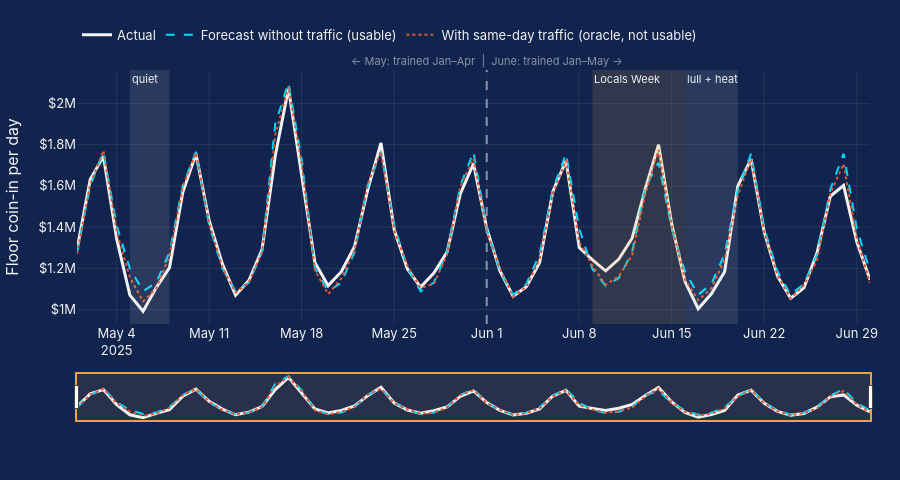

Here is the notebook cell this chart was saved with:
### Markdown cell above
## 10. What if we knew foot traffic? (oracle — NOT usable for forecasting)
Same-day zone entries are an **outcome**: they're only known after the day, so they can't be a forecast input (leakage). This section shows how much of the trough-day misses traffic *would* explain, to diagnose them, not to forecast.
- **June test:** gradient boosting (bank + game + weekday + event class) with and without same-day zone traffic, trained January–May.
- **May 6:** the same comparison with a model trained January–April and tested on May, since May is inside this notebook's training period.

### Code cell
# Oracle experiment: add same-day zone traffic (coverage-adjusted) and see what it fixes. NOT a usable forecast input.
def gbm_fit_predict(tr_df, te_df, cats, nums):
    prep = ColumnTransformer([("cat", OneHotEncoder(handle_unknown="ignore", sparse_output=False), cats),
                              ("num", "passthrough", nums)])
    pipe = make_pipeline(prep, HistGradientBoostingRegressor(max_iter=300, learning_rate=0.05, random_state=0))
    pipe.fit(tr_df[cats + nums], tr_df["y"])
    av = tr_df.groupby("machine_id")["available_hours"].sum() / tr_df.groupby("machine_id")["scheduled_hours"].sum()
    hrs = te_df["scheduled_hours"] * te_df["machine_id"].map(av).fillna(av.mean())
    return np.expm1(pipe.predict(te_df[cats + nums])) * hrs

base_cats = ["local_weekday", "theme", "bank_id", "event_class"]
runs = {"no traffic": [], "with same-day traffic (oracle)": ["zone_traffic"]}

def daily_compare(tr_df, te_df):
    out = te_df.groupby("date")[["coin_in_usd"]].sum()
    for name, nums in runs.items():
        out[name] = te_df.assign(p=gbm_fit_predict(tr_df, te_df, base_cats, nums)).groupby("date")["p"].sum()
    return out

june_cmp = daily_compare(train, test)
may_cmp  = daily_compare(d[d["date"] < "2025-05-01"], d[(d["date"] >= "2025-05-01") & (d["date"] < "2025-06-01")])

for label, cmp_ in [(f"{TEST_LABEL} (trained Jan–May)", june_cmp), ("May (trained Jan–Apr)", may_cmp)]:
    maes = {k: (cmp_[k] - cmp_["coin_in_usd"]).abs().mean() for k in runs}
    print(f"{label:28}  floor MAE  no traffic ${maes['no traffic']:,.0f}   with traffic ${maes['with same-day traffic (oracle)']:,.0f}")

trough_days = ["2025-05-05", "2025-05-06", "2025-05-07", "2025-06-10", "2025-06-11", "2025-06-16", "2025-06-17", "2025-06-18", "2025-06-19"]
both = pd.concat([may_cmp, june_cmp])
tbl_t = both.loc[pd.to_datetime(trough_days)].copy()
for k in runs:
    tbl_t[f"{k} error"] = tbl_t[k] / tbl_t["coin_in_usd"] - 1
tbl_t.index = tbl_t.index.strftime("%a %b %d")
print("\nTrough days: forecast error with and without same-day traffic")
display(tbl_t[[f"{k} error" for k in runs]].map(lambda v: f"{v:+.1%}"))

# One continuous timeline, May 1 – June 30 (single x-axis, so it gets a zoom slider)
tl = pd.concat([may_cmp, june_cmp]).sort_index()
fig = go.Figure()
fig.add_scatter(x=tl.index, y=tl["coin_in_usd"], name="Actual", line=dict(color=WHITE, width=3))
fig.add_scatter(x=tl.index, y=tl["no traffic"], name="Forecast without traffic (usable)",
                line=dict(color=CYAN, dash="dash", width=2))
fig.add_scatter(x=tl.index, y=tl["with same-day traffic (oracle)"], name="With same-day traffic (oracle, not usable)",
                line=dict(color=RED, dash="dot", width=2))
fig.add_vrect(x0=pd.Timestamp("2025-05-05"), x1=pd.Timestamp("2025-05-08"), fillcolor="lightgray", opacity=0.12, line_width=0,
              annotation_text="quiet", annotation_position="top left", annotation_font_size=11)
fig.add_vrect(x0=pd.Timestamp("2025-06-09"), x1=pd.Timestamp("2025-06-16"), fillcolor=GOLD, opacity=0.15, line_width=0,
              annotation_text="Locals Week", annotation_position="top left", annotation_font_size=11)
fig.add_vrect(x0=pd.Timestamp("2025-06-16"), x1=pd.Timestamp("2025-06-20"), fillcolor="lightgray", opacity=0.12, line_width=0,
              annotation_text="lull + heat", annotation_position="top left", annotation_font_size=11)
date_line(fig, "2025-06-01", "← May: trained Jan–Apr  |  June: trained Jan–May →", color=GREY)
fig.update_layout(yaxis_title="Floor coin-in per day", yaxis_tickprefix="$", hovermode="x unified",
                  margin=dict(t=70), legend=dict(orientation="h", x=0, y=1.08, yanchor="bottom"))
save(fig, "traffic_oracle", height=480)

### Figure 1 — Plotly figure (JSON) as saved in the notebook; plotly's stock layout.template omitted (floating-point values rounded to 4 significant figures)
{"data": [{"line": {"color": "#F2F2F2", "width": 3}, "name": "Actual", "type": "scatter", "x": ["2025-05-01T00:00:00", "2025-05-02T00:00:00", "2025-05-03T00:00:00", "2025-05-04T00:00:00", "2025-05-05T00:00:00", "2025-05-06T00:00:00", "2025-05-07T00:00:00", "2025-05-08T00:00:00", "2025-05-09T00:00:00", "2025-05-10T00:00:00", "2025-05-11T00:00:00", "2025-05-12T00:00:00", "2025-05-13T00:00:00", "2025-05-14T00:00:00", "2025-05-15T00:00:00", "2025-05-16T00:00:00", "2025-05-17T00:00:00", "2025-05-18T00:00:00", "2025-05-19T00:00:00", "2025-05-20T00:00:00", "2025-05-21T00:00:00", "2025-05-22T00:00:00", "2025-05-23T00:00:00", "2025-05-24T00:00:00", "2025-05-25T00:00:00", "2025-05-26T00:00:00", "2025-05-27T00:00:00", "2025-05-28T00:00:00", "2025-05-29T00:00:00", "2025-05-30T00:00:00", "2025-05-31T00:00:00", "2025-06-01T00:00:00", "2025-06-02T00:00:00", "2025-06-03T00:00:00", "2025-06-04T00:00:00", "2025-06-05T00:00:00", "2025-06-06T00:00:00", "2025-06-07T00:00:00", "2025-06-08T00:00:00", "2025-06-09T00:00:00", "2025-06-10T00:00:00", "2025-06-11T00:00:00", "2025-06-12T00:00:00", "2025-06-13T00:00:00", "2025-06-14T00:00:00", "2025-06-15T00:00:00", "2025-06-16T00:00:00", "2025-06-17T00:00:00", "2025-06-18T00:00:00", "2025-06-19T00:00:00", "2025-06-20T00:00:00", "2025-06-21T00:00:00", "2025-06-22T00:00:00", "2025-06-23T00:00:00", "2025-06-24T00:00:00", "2025-06-25T00:00:00", "2025-06-26T00:00:00", "2025-06-27T00:00:00", "2025-06-28T00:00:00", "2025-06-29T00:00:00", "2025-06-30T00:00:00"], "y": [1292000.0, 1631000.0, 1744000.0, 1344000.0, 1070000.0, 991700.0, 1106000.0, 1204000.0, 1568000.0, 1756000.0, 1432000.0, 1221000.0, 1070000.0, 1141000.0, 1291000.0, 1745000.0, 2073000.0, 1662000.0, 1229000.0, 1116000.0, 1184000.0, 1306000.0, 1582000.0, 1808000.0, 1387000.0, 1197000.0, 1109000.0, 1177000.0, 1279000.0, 1561000.0, 1708000.0, 1395000.0, 1188000.0, 1065000.0, 1111000.0, 1227000.0, 1572000.0, 1723000.0, 1301000.0, 1241000.0, 1188000.0, 1245000.0, 1346000.0, 1586000.0, 1800000.0, 1414000.0, 1136000.0, 1004000.0, 1076000.0, 1184000.0, 1600000.0, 1730000.0, 1375000.0, 1162000.0, 1055000.0, 1106000.0, 1276000.0, 1550000.0, 1602000.0, 1329000.0, 1144000.0]}, {"line": {"color": "#00D8FF", "dash": "dash", "width": 2}, "name": "Forecast without traffic (usable)", "type": "scatter", "x": ["2025-05-01T00:00:00", "2025-05-02T00:00:00", "2025-05-03T00:00:00", "2025-05-04T00:00:00", "2025-05-05T00:00:00", "2025-05-06T00:00:00", "2025-05-07T00:00:00", "2025-05-08T00:00:00", "2025-05-09T00:00:00", "2025-05-10T00:00:00", "2025-05-11T00:00:00", "2025-05-12T00:00:00", "2025-05-13T00:00:00", "2025-05-14T00:00:00", "2025-05-15T00:00:00", "2025-05-16T00:00:00", "2025-05-17T00:00:00", "2025-05-18T00:00:00", "2025-05-19T00:00:00", "2025-05-20T00:00:00", "2025-05-21T00:00:00", "2025-05-22T00:00:00", "2025-05-23T00:00:00", "2025-05-24T00:00:00", "2025-05-25T00:00:00", "2025-05-26T00:00:00", "2025-05-27T00:00:00", "2025-05-28T00:00:00", "2025-05-29T00:00:00", "2025-05-30T00:00:00", "2025-05-31T00:00:00", "2025-06-01T00:00:00", "2025-06-02T00:00:00", "2025-06-03T00:00:00", "2025-06-04T00:00:00", "2025-06-05T00:00:00", "2025-06-06T00:00:00", "2025-06-07T00:00:00", "2025-06-08T00:00:00", "2025-06-09T00:00:00", "2025-06-10T00:00:00", "2025-06-11T00:00:00", "2025-06-12T00:00:00", "2025-06-13T00:00:00", "2025-06-14T00:00:00", "2025-06-15T00:00:00", "2025-06-16T00:00:00", "2025-06-17T00:00:00", "2025-06-18T00:00:00", "2025-06-19T00:00:00", "2025-06-20T00:00:00", "2025-06-21T00:00:00", "2025-06-22T00:00:00", "2025-06-23T00:00:00", "2025-06-24T00:00:00", "2025-06-25T00:00:00", "2025-06-26T00:00:00", "2025-06-27T00:00:00", "2025-06-28T00:00:00", "2025-06-29T00:00:00", "2025-06-30T00:00:00"], "y": [1278000.0, 1600000.0, 1765000.0, 1409000.0, 1200000.0, 1089000.0, 1131000.0, 1278000.0, 1600000.0, 1765000.0, 1409000.0, 1200000.0, 1089000.0, 1131000.0, 1278000.0, 1901000.0, 2100000.0, 1728000.0, 1200000.0, 1089000.0, 1131000.0, 1278000.0, 1600000.0, 1765000.0, 1409000.0, 1200000.0, 1089000.0, 1131000.0, 1278000.0, 1600000.0, 1765000.0, 1393000.0, 1186000.0, 1072000.0, 1125000.0, 1269000.0, 1583000.0, 1756000.0, 1393000.0, 1197000.0, 1115000.0, 1153000.0, 1280000.0, 1591000.0, 1714000.0, 1390000.0, 1186000.0, 1072000.0, 1125000.0, 1268000.0, 1583000.0, 1756000.0, 1393000.0, 1186000.0, 1072000.0, 1125000.0, 1268000.0, 1583000.0, 1756000.0, 1393000.0, 1186000.0]}, {"line": {"color": "#E4572E", "dash": "dot", "width": 2}, "name": "With same-day traffic (oracle, not usable)", "type": "scatter", "x": ["2025-05-01T00:00:00", "2025-05-02T00:00:00", "2025-05-03T00:00:00", "2025-05-04T00:00:00", "2025-05-05T00:00:00", "2025-05-06T00:00:00", "2025-05-07T00:00:00", "2025-05-08T00:00:00", "2025-05-09T00:00:00", "2025-05-10T00:00:00", "2025-05-11T00:00:00", "2025-05-12T00:00:00", "2025-05-13T00:00:00", "2025-05-14T00:00:00", "2025-05-15T00:00:00", "2025-05-16T00:00:00", "2025-05-17T00:00:00", "2025-05-18T00:00:00", "2025-05-19T00:00:00", "2025-05-20T00:00:00", "2025-05-21T00:00:00", "2025-05-22T00:00:00", "2025-05-23T00:00:00", "2025-05-24T00:00:00", "2025-05-25T00:00:00", "2025-05-26T00:00:00", "2025-05-27T00:00:00", "2025-05-28T00:00:00", "2025-05-29T00:00:00", "2025-05-30T00:00:00", "2025-05-31T00:00:00", "2025-06-01T00:00:00", "2025-06-02T00:00:00", "2025-06-03T00:00:00", "2025-06-04T00:00:00", "2025-06-05T00:00:00", "2025-06-06T00:00:00", "2025-06-07T00:00:00", "2025-06-08T00:00:00", "2025-06-09T00:00:00", "2025-06-10T00:00:00", "2025-06-11T00:00:00", "2025-06-12T00:00:00", "2025-06-13T00:00:00", "2025-06-14T00:00:00", "2025-06-15T00:00:00", "2025-06-16T00:00:00", "2025-06-17T00:00:00", "2025-06-18T00:00:00", "2025-06-19T00:00:00", "2025-06-20T00:00:00", "2025-06-21T00:00:00", "2025-06-22T00:00:00", "2025-06-23T00:00:00", "2025-06-24T00:00:00", "2025-06-25T00:00:00", "2025-06-26T00:00:00", "2025-06-27T00:00:00", "2025-06-28T00:00:00", "2025-06-29T00:00:00", "2025-06-30T00:00:00"], "y": [1270000.0, 1608000.0, 1771000.0, 1379000.0, 1156000.0, 1039000.0, 1103000.0, 1262000.0, 1596000.0, 1760000.0, 1420000.0, 1205000.0, 1082000.0, 1131000.0, 1279000.0, 1846000.0, 2082000.0, 1705000.0, 1191000.0, 1075000.0, 1152000.0, 1287000.0, 1611000.0, 1767000.0, 1384000.0, 1212000.0, 1104000.0, 1125000.0, 1266000.0, 1597000.0, 1733000.0, 1379000.0, 1199000.0, 1063000.0, 1112000.0, 1243000.0, 1560000.0, 1724000.0, 1330000.0, 1212000.0, 1121000.0, 1162000.0, 1264000.0, 1561000.0, 1776000.0, 1409000.0, 1146000.0, 1046000.0, 1102000.0, 1243000.0, 1555000.0, 1731000.0, 1377000.0, 1167000.0, 1054000.0, 1119000.0, 1240000.0, 1564000.0, 1707000.0, 1346000.0, 1128000.0]}], "layout": {"annotations": [{"font": {"size": 11}, "showarrow": false, "text": "quiet", "x": "2025-05-05T00:00:00", "xanchor": "left", "xref": "x", "y": 1, "yanchor": "top", "yref": "y domain"}, {"font": {"size": 11}, "showarrow": false, "text": "Locals Week", "x": "2025-06-09T00:00:00", "xanchor": "left", "xref": "x", "y": 1, "yanchor": "top", "yref": "y domain"}, {"font": {"size": 11}, "showarrow": false, "text": "lull + heat", "x": "2025-06-16T00:00:00", "xanchor": "left", "xref": "x", "y": 1, "yanchor": "top", "yref": "y domain"}, {"font": {"color": "#8A94A6", "size": 11}, "showarrow": false, "text": "← May: trained Jan–Apr  |  June: trained Jan–May →", "x": "2025-06-01", "y": 1, "yanchor": "bottom", "yref": "paper"}], "height": 480, "hovermode": "x unified", "legend": {"orientation": "h", "x": 0, "y": 1.08, "yanchor": "bottom"}, "margin": {"b": 60, "t": 70}, "shapes": [{"fillcolor": "lightgray", "line": {"width": 0}, "opacity": 0.12, "type": "rect", "x0": "2025-05-05T00:00:00", "x1": "2025-05-08T00:00:00", "xref": "x", "y0": 0, "y1": 1, "yref": "y domain"}, {"fillcolor": "#EAA244", "line": {"width": 0}, "opacity": 0.15, "type": "rect", "x0": "2025-06-09T00:00:00", "x1": "2025-06-16T00:00:00", "xref": "x", "y0": 0, "y1": 1, "yref": "y domain"}, {"fillcolor": "lightgray", "line": {"width": 0}, "opacity": 0.12, "type": "rect", "x0": "2025-06-16T00:00:00", "x1": "2025-06-20T00:00:00", "xref": "x", "y0": 0, "y1": 1, "yref": "y domain"}, {"line": {"color": "#8A94A6", "dash": "dash"}, "type": "line", "x0": "2025-06-01", "x1": "2025-06-01", "y0": 0, "y1": 1, "yref": "paper"}], "xaxis": {"rangeslider": {"bgcolor": "rgba(234,162,68,0.10)", "bordercolor": "#EAA244", "borderwidth": 2, "thickness": 0.13, "visible": true}}, "yaxis": {"tickprefix": "$", "title": {"text": "Floor coin-in per day"}}}}
